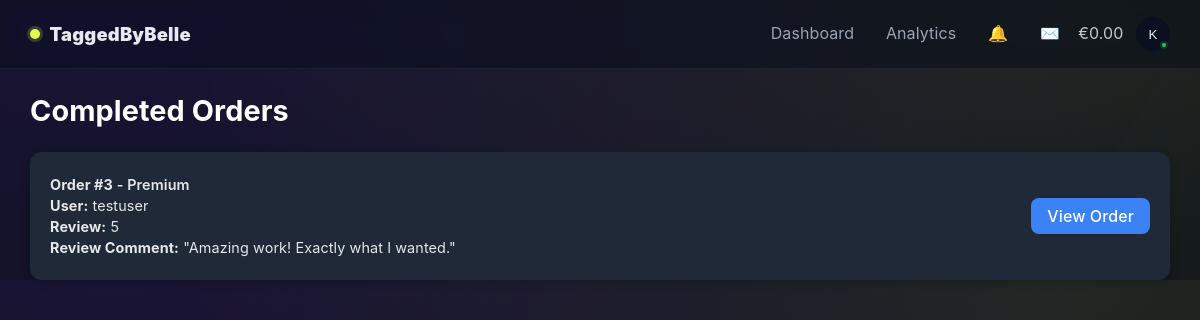
/completed-orders (signed in), run on the app's committed database.
### app/domain/Order.py (models this page shows)
class Order(Base):
    __tablename__ = "orders"
    id = Column(Integer, primary_key=True, index=True)
    user_id = Column(Integer, ForeignKey("users.id"))
    package_id = Column(Integer, ForeignKey("packages.id"))
    details = Column(Text)
    due_date = Column(DateTime)
    status = Column(String(50), default="Active")
    response = Column(Text, nullable=True)
    delivery_file = Column(String(255), nullable=True)
    review = Column(Integer, nullable=True)
    review_text = Column(Text, nullable=True)
    user = relationship("User", back_populates="orders")
    package = relationship("Package")
    tags = relationship("Tag", back_populates="order")

### app/domain/Package.py (models this page shows)
class Package(Base):
    __tablename__ = "packages"
    id = Column(Integer, primary_key=True, index=True)
    name = Column(String(50), nullable=False, unique=True)
    price = Column(Float, nullable=False)
    delivery_days = Column(Integer, nullable=False)
    tag_count = Column(Integer, nullable=False)
    description = Column(String(255), nullable=True)

### app/domain/User.py (models this page shows, shortened)
class User(Base):
    __tablename__ = "users"
    id = Column(Integer, primary_key=True, index=True)
    username = Column(String(50), unique=True, nullable=False)
    email = Column(String(100), unique=True, nullable=False)
    hashed_password = Column(String(255), nullable=False)
    is_admin = Column(Boolean, default=False)
    avatar = Column(String(255), nullable=True)
    orders = relationship("Order", back_populates="user")

### app/main.py (the view)
@app.get("/completed-orders")
async def completed_orders(request: Request):
    user_id = request.session.get("user_id")
    if not user_id:
        return RedirectResponse("/login", status_code=HTTP_302_FOUND)
    db = SessionLocal()
    try:
        if request.session.get("is_admin"):
            orders = db.query(Order).options(joinedload(Order.package), joinedload(Order.user)) \
                .filter(Order.status == "Completed") \
                .order_by(Order.due_date.desc()) \
                .all()
        else:
            orders = db.query(Order).options(joinedload(Order.package), joinedload(Order.user)) \
                .filter(Order.user_id == user_id, Order.status == "Completed") \
                .order_by(Order.due_date.desc()) \
                .all()
        return templates.TemplateResponse(
            "completed_orders.html",
            {
                "request": request,
                "orders": orders,
                "is_admin": request.session.get("is_admin", False)
            }
        )
    finally:
        db.close()

### app/templates/completed_orders.html (shortened to what this page needs)
{% extends "base.html" %}
{% block content %}
<h2 class="page-title">Completed Orders</h2>
<div class="orders-grid">
    {% for order in orders %}
    <div class="order-card">
        <div class="order-info" style="display:flex;align-items:center;gap:.75rem">
            <div>
              <p class="order-id"><strong>Order #{{ order.id }}</strong> - {{ order.package.name if order.package else 'N/A' }}</p>
              {% if is_admin %}
              <p class="order-user"><strong>User:</strong> {{ order.user.username }}</p>
              {% endif %}
              <p class="order-review"><strong>Review:</strong> {{ order.review if order.review else 'Not submitted yet' }}</p>
              {% if is_admin and order.review_text %}
              <p class="order-review-text"><strong>Review Comment:</strong> "{{ order.review_text }}"</p>
              {% endif %}
            </div>
        </div>
        <a href="/order/{{ order.id }}" class="btn-view">View Order</a>
    </div>
    {% else %}
    <p class="no-orders">No completed orders yet.</p>
    {% endfor %}
</div>
{% endblock %}

### app/templates/base.html (style rules this page uses)
:root { --bg: #0b0f19; --panel: #0e1422; --line: #1f2a3b; --text: #e6e9ef; --muted: #9aa4b2; --brand: #e2fb52; --brand-ink: #0b0f19; --cta: #7c3aed; }
* { box-sizing: border-box; }
body { margin: 0; color: var(--text); background: radial-gradient(1200px 600px at 10% -10%, rgba(124,58,237,0.15), transparent), radial-gradient(900px 500px at 90% 0%, rgba(226,251,82,0.10), transparent), linear-gradient(180deg, #0a0e17, var(--bg)); font-family: Inter, ui-sans-serif, system-ui, -apple-system, Segoe UI, Roboto, Arial, Noto Sans; letter-spacing: .1px; }

### app/templates/completed_orders.html (style rules this page uses)
.page-title { font-size: 1.8rem; margin-bottom: 1.5rem; color: #fff; }
.orders-grid { display: grid; grid-template-columns: 1fr; gap: 1.5rem; }
.order-card { background: #1f2937; padding: 1.25rem; border-radius: 12px; display: flex; justify-content: space-between; align-items: center; box-shadow: 0 2px 10px rgba(0,0,0,0.2); transition: transform 0.2s, box-shadow 0.2s; }
.order-info p { margin: 0.25rem 0; color: #e5e7eb; font-size: 0.9rem; }
.order-id { font-weight: 600; }
.order-user, .order-review, .order-review-text { color: #9ca3af; }
.btn-view { background: #3b82f6; color: #fff; padding: 0.5rem 1rem; border-radius: 8px; text-decoration: none; font-weight: 500; transition: background 0.2s; }

### data on the page
Order: id "3", package "Premium", user.username "testuser", review "5", review_text "Amazing work! Exactly what I wanted."

### other printed values
{{ '%.2f'|format(request.session.get('admin_month_earnings', 0.0)) }} "0.00"
{{ request.session.get('username','U')[0]|upper }} "K"
